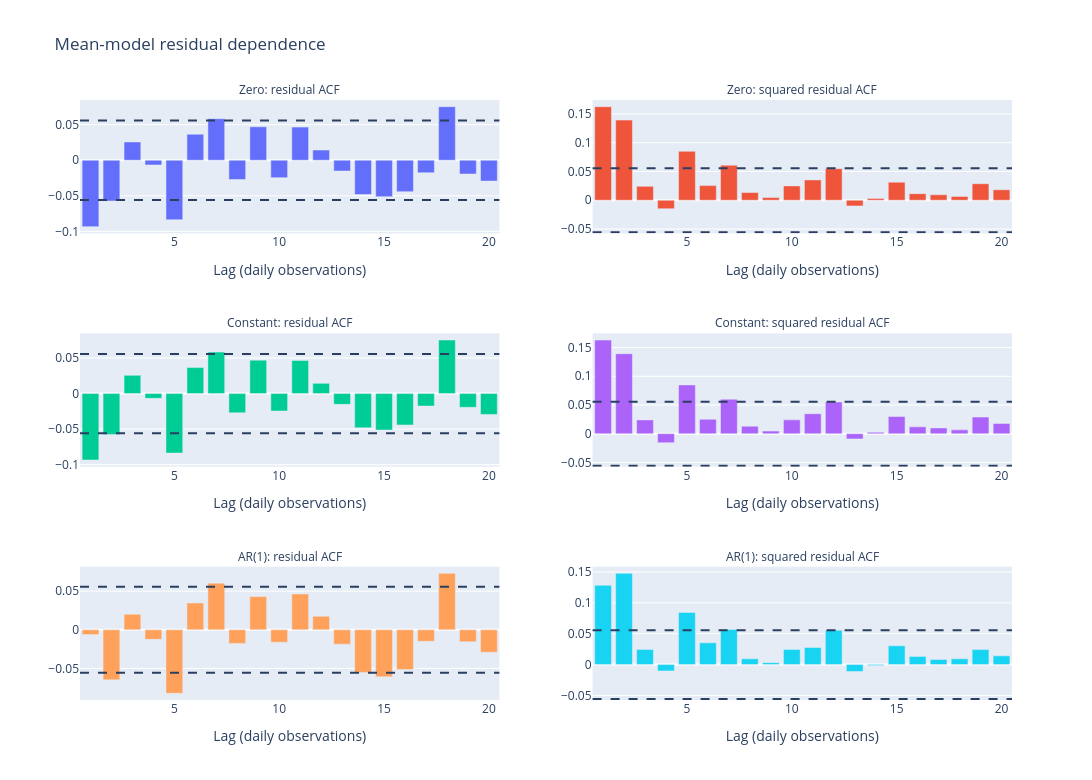

Notebook source saved alongside this figure:
### Markdown cell above
### Residual checks

Inspect **zero mean, constant mean and AR(1)**: the two simple benchmarks and the best dynamic candidate by BIC.

### Code cell
residual_fits = {name: mean_fits[name] for name in ["Zero", "Constant", "AR(1)"]}
fig = dc.plot_mean_residuals(residual_fits, nlags=20)
fig.show()

### Figure 1 — Plotly figure (JSON) as saved in the notebook; plotly's stock layout.template omitted (floating-point values rounded to 4 significant figures)
{"data": [{"type": "bar", "x": [1, 2, 3, 4, 5, 6, 7, 8, 9, 10, 11, 12, 13, 14, 15, 16, 17, 18, 19, 20], "xaxis": "x", "y": [-0.09341, -0.05743, 0.02563, -0.006731, -0.08368, 0.03651, 0.05839, -0.02706, 0.04699, -0.02452, 0.04655, 0.01432, -0.01518, -0.04815, -0.05123, -0.04415, -0.01762, 0.0753, -0.01939, -0.02931], "yaxis": "y"}, {"type": "bar", "x": [1, 2, 3, 4, 5, 6, 7, 8, 9, 10, 11, 12, 13, 14, 15, 16, 17, 18, 19, 20], "xaxis": "x2", "y": [0.1625, 0.1392, 0.02409, -0.0147, 0.08498, 0.02542, 0.06085, 0.01338, 0.004814, 0.02489, 0.0353, 0.05484, -0.009856, 0.003213, 0.03139, 0.01141, 0.00947, 0.006685, 0.0287, 0.0182], "yaxis": "y2"}, {"type": "bar", "x": [1, 2, 3, 4, 5, 6, 7, 8, 9, 10, 11, 12, 13, 14, 15, 16, 17, 18, 19, 20], "xaxis": "x3", "y": [-0.09341, -0.05743, 0.02563, -0.006731, -0.08368, 0.03651, 0.05839, -0.02706, 0.04699, -0.02452, 0.04655, 0.01432, -0.01518, -0.04815, -0.05123, -0.04415, -0.01762, 0.0753, -0.01939, -0.02931], "yaxis": "y3"}, {"type": "bar", "x": [1, 2, 3, 4, 5, 6, 7, 8, 9, 10, 11, 12, 13, 14, 15, 16, 17, 18, 19, 20], "xaxis": "x4", "y": [0.1632, 0.1393, 0.02403, -0.01578, 0.08494, 0.02509, 0.06007, 0.01306, 0.00454, 0.02409, 0.03478, 0.0553, -0.009104, 0.002502, 0.0299, 0.01186, 0.01004, 0.00664, 0.02892, 0.01785], "yaxis": "y4"}, {"type": "bar", "x": [1, 2, 3, 4, 5, 6, 7, 8, 9, 10, 11, 12, 13, 14, 15, 16, 17, 18, 19, 20], "xaxis": "x5", "y": [-0.006253, -0.06482, 0.02004, -0.01233, -0.08233, 0.03476, 0.06029, -0.01762, 0.04301, -0.0161, 0.04643, 0.01752, -0.01862, -0.05523, -0.06086, -0.05138, -0.01496, 0.07314, -0.01545, -0.02915], "yaxis": "y5"}, {"type": "bar", "x": [1, 2, 3, 4, 5, 6, 7, 8, 9, 10, 11, 12, 13, 14, 15, 16, 17, 18, 19, 20], "xaxis": "x6", "y": [0.1285, 0.1478, 0.0246, -0.01027, 0.08448, 0.03519, 0.05685, 0.009332, 0.00316, 0.02458, 0.02766, 0.05553, -0.01123, -0.001325, 0.03036, 0.01327, 0.008307, 0.00936, 0.02429, 0.01411], "yaxis": "y6"}], "layout": {"annotations": [{"font": {"size": 12}, "showarrow": false, "text": "Zero: residual ACF", "x": 0.225, "xanchor": "center", "xref": "paper", "y": 1, "yanchor": "bottom", "yref": "paper"}, {"font": {"size": 12}, "showarrow": false, "text": "Zero: squared residual ACF", "x": 0.775, "xanchor": "center", "xref": "paper", "y": 1, "yanchor": "bottom", "yref": "paper"}, {"font": {"size": 12}, "showarrow": false, "text": "Constant: residual ACF", "x": 0.225, "xanchor": "center", "xref": "paper", "y": 0.6111, "yanchor": "bottom", "yref": "paper"}, {"font": {"size": 12}, "showarrow": false, "text": "Constant: squared residual ACF", "x": 0.775, "xanchor": "center", "xref": "paper", "y": 0.6111, "yanchor": "bottom", "yref": "paper"}, {"font": {"size": 12}, "showarrow": false, "text": "AR(1): residual ACF", "x": 0.225, "xanchor": "center", "xref": "paper", "y": 0.2222, "yanchor": "bottom", "yref": "paper"}, {"font": {"size": 12}, "showarrow": false, "text": "AR(1): squared residual ACF", "x": 0.775, "xanchor": "center", "xref": "paper", "y": 0.2222, "yanchor": "bottom", "yref": "paper"}], "height": 780, "shapes": [{"line": {"dash": "dash"}, "type": "line", "x0": 0, "x1": 1, "xref": "x domain", "y0": -0.05575, "y1": -0.05575, "yref": "y"}, {"line": {"dash": "dash"}, "type": "line", "x0": 0, "x1": 1, "xref": "x domain", "y0": 0.05575, "y1": 0.05575, "yref": "y"}, {"line": {"dash": "dash"}, "type": "line", "x0": 0, "x1": 1, "xref": "x2 domain", "y0": -0.05575, "y1": -0.05575, "yref": "y2"}, {"line": {"dash": "dash"}, "type": "line", "x0": 0, "x1": 1, "xref": "x2 domain", "y0": 0.05575, "y1": 0.05575, "yref": "y2"}, {"line": {"dash": "dash"}, "type": "line", "x0": 0, "x1": 1, "xref": "x3 domain", "y0": -0.05575, "y1": -0.05575, "yref": "y3"}, {"line": {"dash": "dash"}, "type": "line", "x0": 0, "x1": 1, "xref": "x3 domain", "y0": 0.05575, "y1": 0.05575, "yref": "y3"}, {"line": {"dash": "dash"}, "type": "line", "x0": 0, "x1": 1, "xref": "x4 domain", "y0": -0.05575, "y1": -0.05575, "yref": "y4"}, {"line": {"dash": "dash"}, "type": "line", "x0": 0, "x1": 1, "xref": "x4 domain", "y0": 0.05575, "y1": 0.05575, "yref": "y4"}, {"line": {"dash": "dash"}, "type": "line", "x0": 0, "x1": 1, "xref": "x5 domain", "y0": -0.05575, "y1": -0.05575, "yref": "y5"}, {"line": {"dash": "dash"}, "type": "line", "x0": 0, "x1": 1, "xref": "x5 domain", "y0": 0.05575, "y1": 0.05575, "yref": "y5"}, {"line": {"dash": "dash"}, "type": "line", "x0": 0, "x1": 1, "xref": "x6 domain", "y0": -0.05575, "y1": -0.05575, "yref": "y6"}, {"line": {"dash": "dash"}, "type": "line", "x0": 0, "x1": 1, "xref": "x6 domain", "y0": 0.05575, "y1": 0.05575, "yref": "y6"}], "showlegend": false, "title": {"text": "Mean-model residual dependence"}, "width": 1100, "xaxis": {"anchor": "y", "domain": [0, 0.45], "dtick": 5, "title": {"text": "Lag (daily observations)"}}, "xaxis2": {"anchor": "y2", "domain": [0.55, 1], "dtick": 5, "title": {"text": "Lag (daily observations)"}}, "xaxis3": {"anchor": "y3", "domain": [0, 0.45], "dtick": 5, "title": {"text": "Lag (daily observations)"}}, "xaxis4": {"anchor": "y4", "domain": [0.55, 1], "dtick": 5, "title": {"text": "Lag (daily observations)"}}, "xaxis5": {"anchor": "y5", "domain": [0, 0.45], "dtick": 5, "title": {"text": "Lag (daily observations)"}}, "xaxis6": {"anchor": "y6", "domain": [0.55, 1], "dtick": 5, "title": {"text": "Lag (daily observations)"}}, "yaxis": {"anchor": "x", "domain": [0.7778, 1]}, "yaxis2": {"anchor": "x2", "domain": [0.7778, 1]}, "yaxis3": {"anchor": "x3", "domain": [0.3889, 0.6111]}, "yaxis4": {"anchor": "x4", "domain": [0.3889, 0.6111]}, "yaxis5": {"anchor": "x5", "domain": [0, 0.2222]}, "yaxis6": {"anchor": "x6", "domain": [0, 0.2222]}}}
